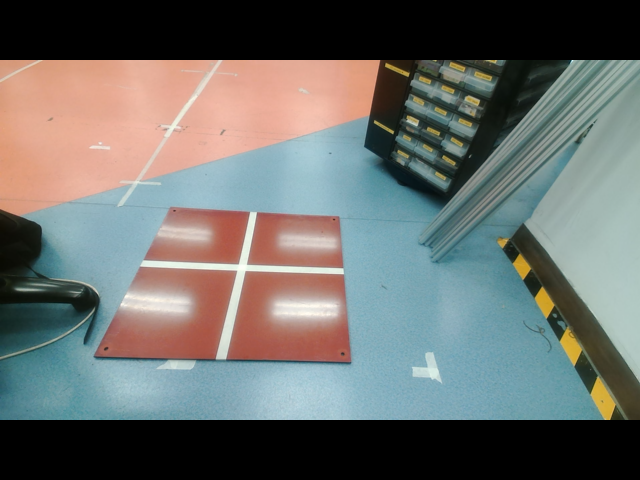
#> input picture vs/opencv_frame_0.png, 640 x 480 px
$ python -i real_time_rgb_v11.py   (imports and definitions only)   (older library calls are emulated)
#> lines starting #> are read from the running program, lines starting #| are printed output that depends on the picture; after the words box and inside, x2 and y2 are one past the last pixel; in counts of white or black regions, pixels touching at a corner belong together
#> further down, picture is the input picture: shape (480, 640, 3); mean B, G, R 106.9, 109.9, 107.2
#!/usr/local/bin/python
import os, sys


import numpy as np
import cv2
import numpy as np
import cmath
import math

def RA(img):
    kernel = np.ones((5,5), np.uint8)
    dilation = cv2.dilate(img, kernel, iterations = 7)
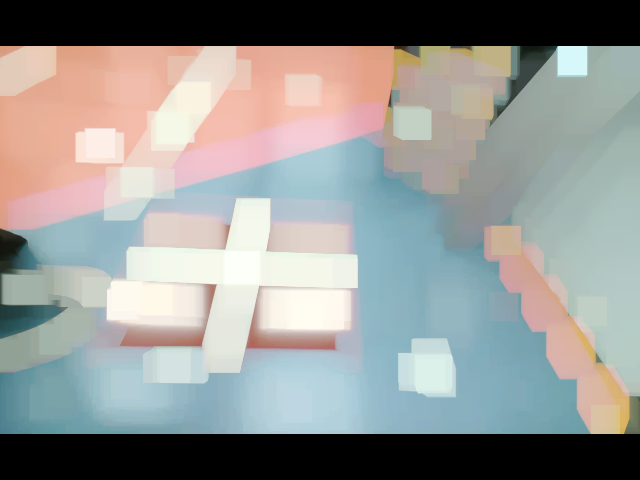
#> dilation: shape (480, 640, 3); mean B, G, R 147.5, 150.1, 148.1
    kernel = np.ones((5,5), np.uint8)
    erosion = cv2.erode(dilation, kernel, iterations = 18)
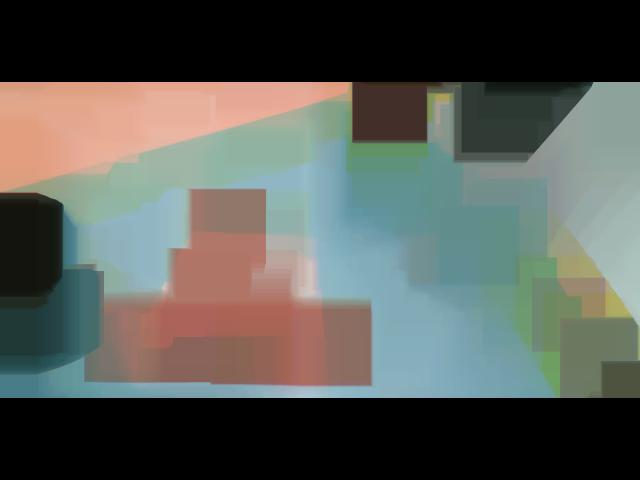
#> erosion: shape (480, 640, 3); mean B, G, R 85.6, 91.1, 87.4

    r1 = erosion[:,:,2].astype(np.float32) - erosion[:,:,0].astype(np.float32)
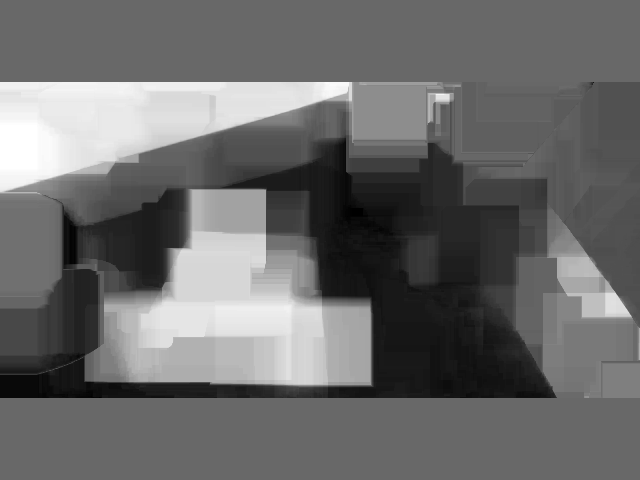
#> r1: shape (480, 640) float32; min -69, max 99, mean 1.8; drawn with min black and max white
    r2 = erosion[:,:,2].astype(np.float32) - erosion[:,:,1].astype(np.float32)
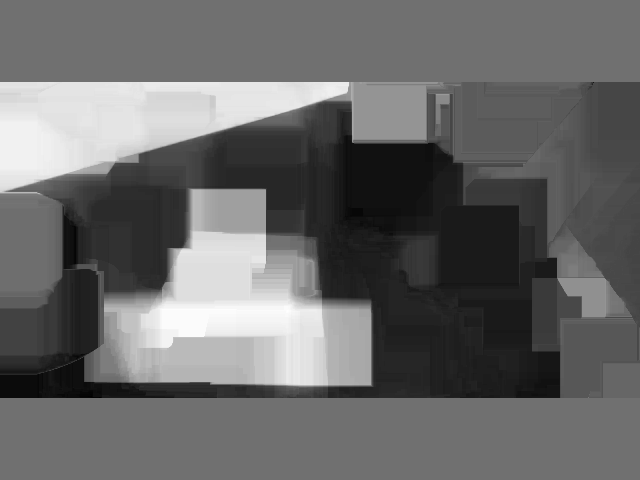
#> r2: shape (480, 640) float32; min -59, max 75, mean -3.7; drawn with min black and max white
    img1 = cv2.normalize(r1, None, 0, 1, cv2.NORM_MINMAX, cv2.CV_8U)
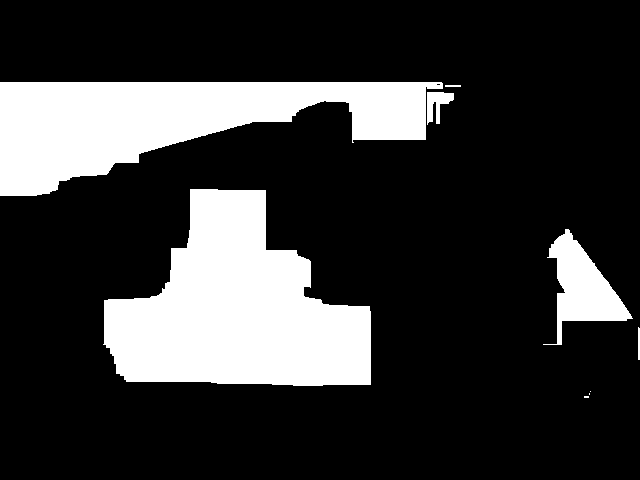
#> img1: shape (480, 640); values 0 (black) and 1 (white), 21.5% white; 9 white regions (3 under 20 px), largest, box (x1, y1, x2, y2) and area: (103, 189, 371, 386) 33422, (0, 82, 443, 196) 27628, (543, 229, 633, 345) 4283, (427, 92, 454, 125) 487, (638, 327, 640, 360) 65, (445, 85, 461, 87) 32
    img2 = cv2.normalize(r2, None, 0, 1, cv2.NORM_MINMAX, cv2.CV_8U)
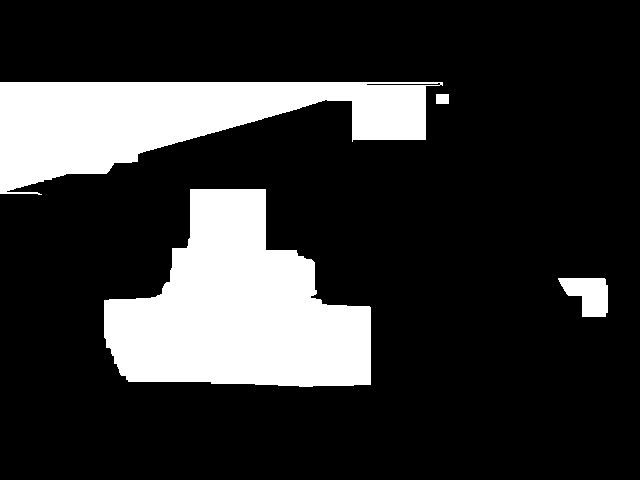
#> img2: shape (480, 640); values 0 (black) and 1 (white), 20.1% white; 4 white regions, box (x1, y1, x2, y2) and area: (104, 189, 371, 387) 33691, (0, 82, 443, 195) 26480, (558, 278, 608, 317) 1343, (436, 94, 449, 104) 130

    bitwiseAnd = cv2.bitwise_and(img1, img2)
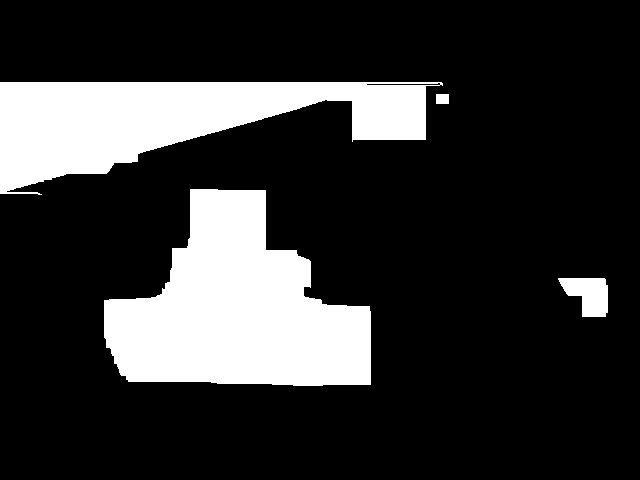
#> bitwiseAnd: shape (480, 640); values 0 (black) and 1 (white), 19.9% white; 4 white regions, box (x1, y1, x2, y2) and area: (104, 189, 371, 386) 33319, (0, 82, 443, 195) 26479, (558, 278, 608, 317) 1343, (436, 94, 449, 104) 130

    ret, thresh1 = cv2.threshold(bitwiseAnd, 0, 255, cv2.THRESH_BINARY)
    #plt.imshow(cv2.cvtColor(thresh1, cv2.COLOR_BGR2RGB))

    return thresh1

# [176 lines left out: functions RC, Merge_Thinning_Edges, HoughLinesP, Intersection, not called in this run]

# [3 lines not run here, left out]
# [1 line that did not run here, left out]

# [58 lines not run here, left out]

>>> import cv2
>>> picture = cv2.imread('opencv_frame_0.png')
>>> result = RA(picture)
